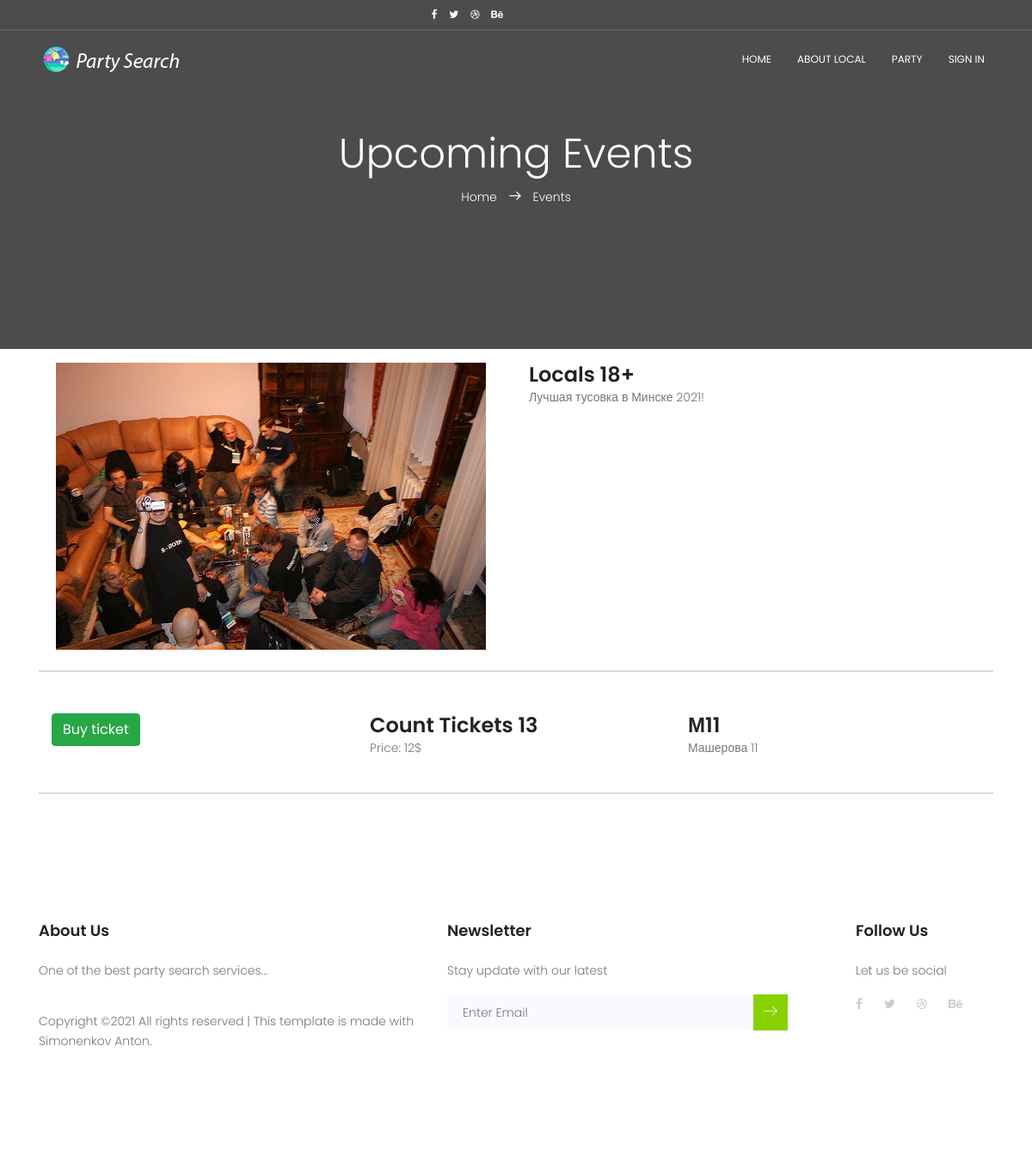
The app's page /party/party_1/, older data.
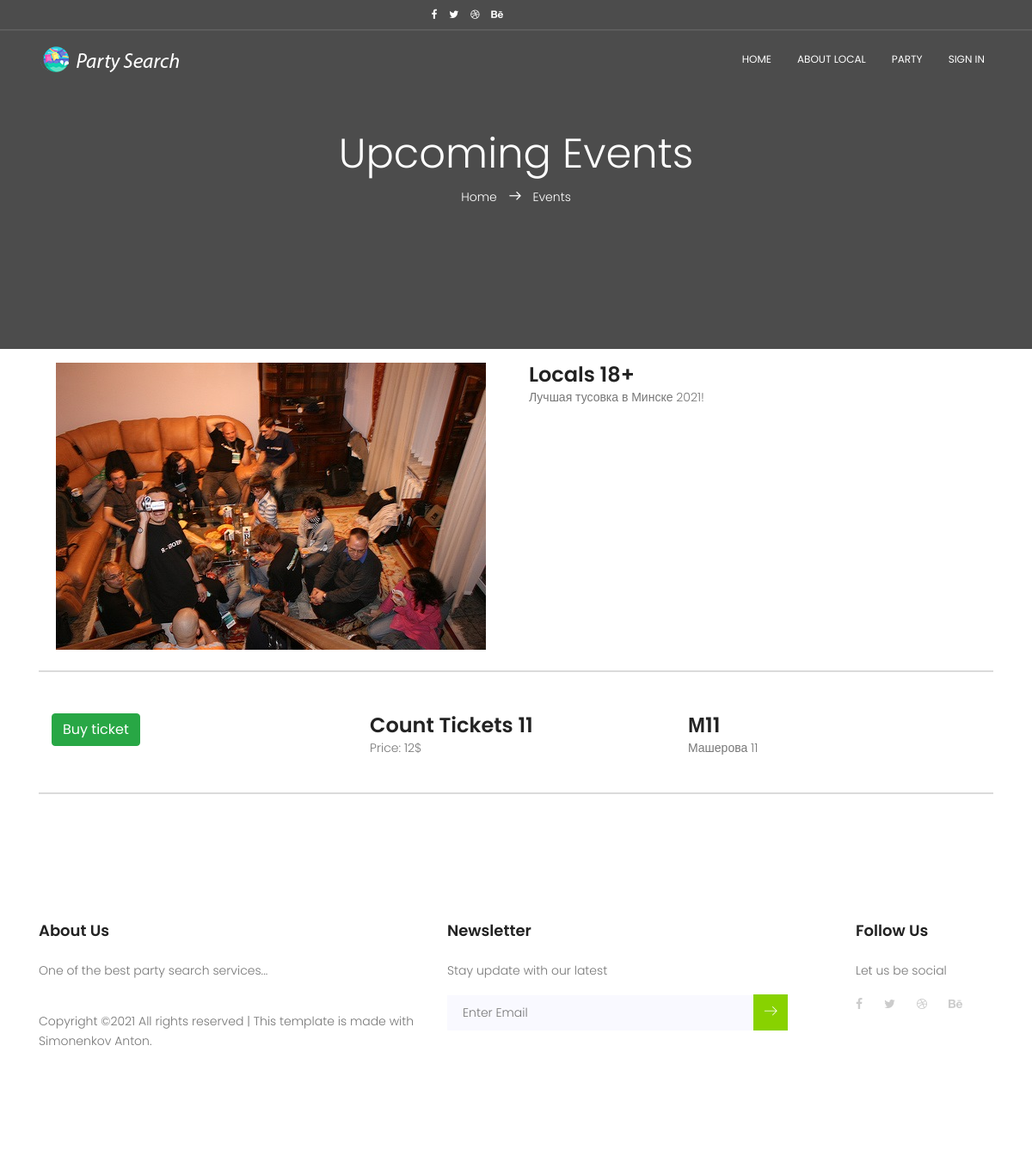
The same page, newer data.
### party/models.py (models this page shows)
class Tickets(models.Model):
    price = models.IntegerField(blank=True)
    date = DateTimeField(blank=True)
    count_ticket = models.IntegerField(blank=True)
    ID_Party = models.ForeignKey(Party, on_delete=models.CASCADE)
    ID_Local = models.ForeignKey(LocalsParty, on_delete=models.CASCADE)

class Party(models.Model):
    name_party = models.CharField(max_length=50, blank=True)
    image_party = models.ImageField(upload_to='media/databaseImageParty', blank=True)
    info_party = models.TextField(blank=True)
    age_party = models.IntegerField(blank=True)

class LocalsParty(models.Model):
    address = models.CharField(max_length=50, blank=True)
    nameLocal = models.TextField(blank=True)
    map_party = models.TextField(blank=True)
    image = models.ImageField(upload_to='media/databaseImageLocal', blank=True)

### party/views.py (the view, shortened to what this page needs)
# urls.py: path(r'party_<int:id_party>/', details_party, name='details_party'),
def details_party(request, id_party):
    context = {}
    tickets = Tickets.objects.get(ID_Party=id_party)
    context['tickets'] = tickets
    return render(request, 'Party/about_party.html', context=context)

### templates/Party/about_party.html (shortened to what the changed rows need)
{% load static %}
<!DOCTYPE html>
<html lang="zxx" class="no-js">
<head>
    <link rel="stylesheet" href="https://cdn.jsdelivr.net/npm/bootstrap@5.1.3/dist/css/bootstrap.min.css"
>
    <link rel="stylesheet" href="{% static 'css/linearicons.css' %}">
    <link rel="stylesheet" href="{% static 'css/font-awesome.min.css' %}">
    <link rel="stylesheet" href="{% static 'css/bootstrap.css'%}">
    <link rel="stylesheet" href="{% static 'css/magnific-popup.css' %}">
    <link rel="stylesheet" href="{% static 'css/nice-select.css'%}">
    <link rel="stylesheet" href="{% static 'css/animate.min.css' %}">
    <link rel="stylesheet" href="{% static 'css/owl.carousel.css' %}">
    <link rel="stylesheet" href="{% static 'css/main.css' %}">
</head>
<body>
<section class="banner-area relative" id="home">
    <div class="container">
        <div class="row d-flex align-items-center justify-content-center">
            <div class="about-content col-lg-12">
                <h1 class="text-white">
                    Upcoming Events
                </h1>
            </div>
        </div>
    </div>
</section>
<div class="container mt-3">
    <div class="row text-center">
        <div class="col-md-6">
            <img src="{{ tickets.ID_Party.image_party.url }}" alt="">
        </div>
        <div class="col-md-6  text-left">
            <h3>{{ tickets.ID_Party.name_party }} {{ tickets.ID_Party.age_party }}+</h3>
            <p>{{ tickets.ID_Party.info_party }}</p>
        </div>
    </div>
    <div class="container">
        <div class="row">
            <div class="col-lg-4 col-md-12">
                <h3>Count Tickets {{ tickets.count_ticket }}</h3>
                <p>Price: {{ tickets.price }}$</p>
            </div>
            <div class="col-lg-4 col-md-12">
                <h3>{{ tickets.ID_Local.nameLocal }}</h3>
                <p>{{ tickets.ID_Local.address }}</p>
            </div>
        </div>
    </div>
</div>
</body>
</html>

Row changes from the older to the newer data that the page shows:
changed Tickets "Locals": count_ticket "13" → "11"
